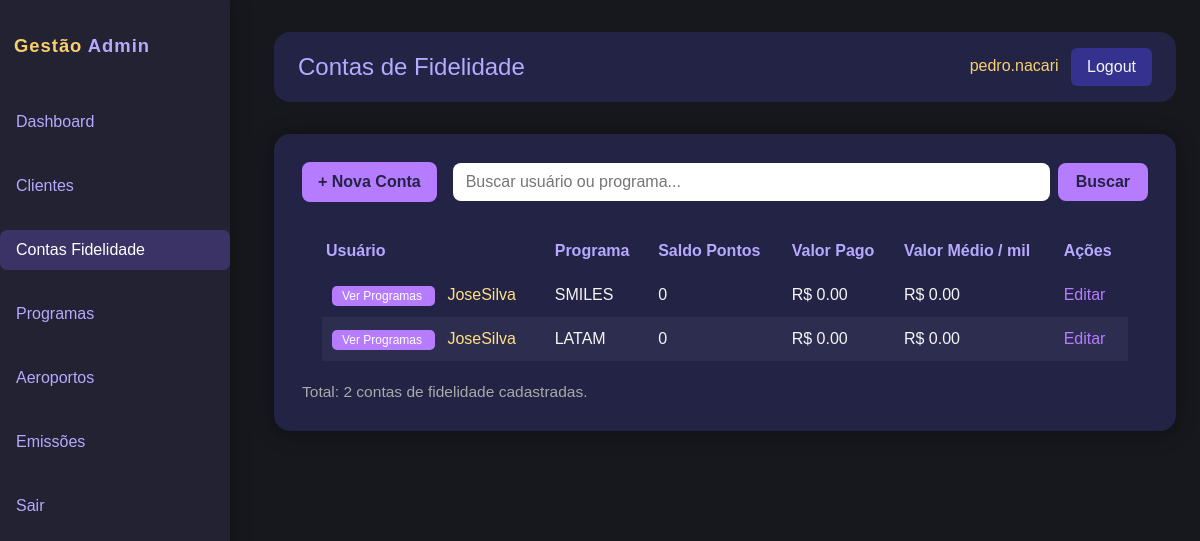
Before: /adm/contas/ (signed in) with the older database file.
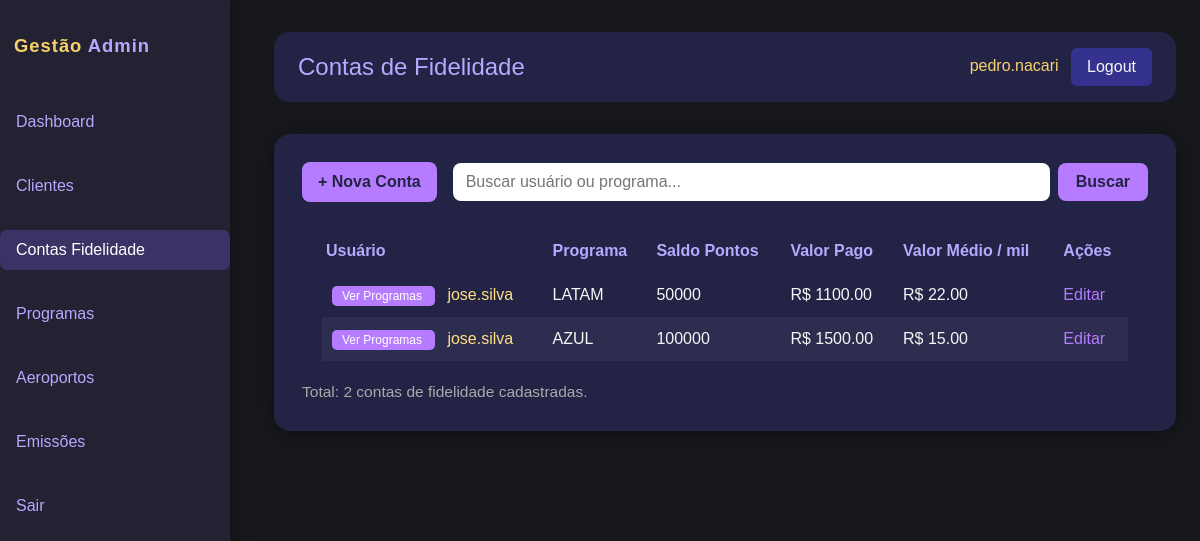
After: the same page with the newer database file.
### gestao/models.py (models this page shows, shortened)
class ContaFidelidade(models.Model):
    cliente = models.ForeignKey(Cliente, on_delete=models.CASCADE)
    programa = models.ForeignKey(ProgramaFidelidade, on_delete=models.CASCADE)
    @property
    def valor_medio_por_mil(self):
        saldo = self.saldo_pontos
        if saldo > 0:
            return float(self.valor_total_pago) / (saldo / 1000)
        return 0
    PERIODICIDADE_CLUBE = (
        ('nenhum', 'Nenhum'),
        ('mensal', 'Mensal'),
        ('trimestral', 'Trimestral'),
        ('semestral', 'Semestral'),
        ('anual', 'Anual'),
    )
    clube_periodicidade = models.CharField(
    max_length=12, choices=PERIODICIDADE_CLUBE, default='nenhum')
    pontos_clube_mes = models.IntegerField(default=0)
    valor_assinatura_clube = models.DecimalField(max_digits=10, decimal_places=2, default=0)
    data_inicio_clube = models.DateField(null=True, blank=True)
    validade = models.DateField(null=True, blank=True)
    @property
    def saldo_pontos(self):
        movs = self.movimentacoes.all()
        return sum(m.pontos for m in movs) if movs.exists() else 0
    @property
    def valor_total_pago(self):
        movs = self.movimentacoes.all()
        return sum(float(m.valor_pago) for m in movs) if movs.exists() else 0

class Cliente(models.Model):
    usuario = models.OneToOneField(User, on_delete=models.CASCADE, related_name='cliente_gestao')
    telefone = models.CharField(max_length=20, blank=True)
    data_nascimento = models.DateField(null=True, blank=True)
    cpf = models.CharField(max_length=14, default='000.000.000-00')
    PERFIS = (
        ('admin', 'Administrador'),
        ('operador', 'Operador'),
        ('cliente', 'Cliente'),
    )
    perfil = models.CharField(max_length=10, choices=PERFIS, default='cliente')
    observacoes = models.TextField(blank=True)
    ativo = models.BooleanField(default=True)

class ProgramaFidelidade(models.Model):
    nome = models.CharField(max_length=100)
    descricao = models.TextField(blank=True)
    preco_medio_milheiro = models.DecimalField(max_digits=10, decimal_places=2, default=0)

class Movimentacao(models.Model):
    conta = models.ForeignKey(ContaFidelidade, on_delete=models.CASCADE, related_name='movimentacoes')
    data = models.DateField()
    pontos = models.IntegerField()
    valor_pago = models.DecimalField(max_digits=10, decimal_places=2)
    descricao = models.CharField(max_length=255)

### gestao/views_admin.py (the view)
@login_required
@user_passes_test(admin_required)
def admin_contas(request):
    busca = request.GET.get("busca", "")
    contas = ContaFidelidade.objects.select_related("cliente__usuario", "programa")
    if busca:
        contas = contas.filter(
            Q(cliente__usuario__username__icontains=busca) |
            Q(cliente__usuario__first_name__icontains=busca) |
            Q(programa__nome__icontains=busca)
        )
    paginator = Paginator(contas, 20)
    page_number = request.GET.get("page")
    page_obj = paginator.get_page(page_number)
    return render(request, 'admin_custom/contas.html', {
        'page_obj': page_obj,
        'busca': busca,
        'total_contas': contas.count(),
    })

### gestao/views_admin.py (called while the page is built)
def admin_required(user):
    return user.is_staff or user.is_superuser

### gestao/templates/admin_custom/contas.html (shortened to what this page needs)
{% extends "admin_custom/base_admin.html" %}
{% block header_title %}Contas de Fidelidade{% endblock %}
{% block menu_contas %}active{% endblock %}
{% block content %}
    <div style="margin-bottom:1.2rem; display: flex; justify-content: space-between; align-items: center;">
        <a href="{% url 'admin_nova_conta' %}" style="background:#b67cff;color:#232345;padding:8px 16px;border-radius:8px;font-weight:bold;text-decoration:none;">
            + Nova Conta
        </a>
        <form method="get" style="display:flex;gap:8px;flex:1;margin-left:16px;">
            <input type="text" name="busca" value="{{ busca }}" placeholder="Buscar usuário ou programa..." style="flex:1;padding:7px 13px;border-radius:8px;border:none;">
            <button type="submit" style="padding:7px 18px;background:#b67cff;border:none;color:#232345;border-radius:8px;font-weight:bold;">Buscar</button>
        </form>
    </div>
    <div style="background:#232345;border-radius:12px;padding:8px 20px;">
        <table style="width:100%;border-collapse:collapse;">
            <thead>
                <tr style="color:#b6a9ff;">
                    <th style="padding:10px 4px;text-align:left;">Usuário</th>
                    <th>Programa</th>
                    <th>Saldo Pontos</th>
                    <th>Valor Pago</th>
                    <th>Valor Médio / mil</th>
                    <th>Ações</th>
                </tr>
            </thead>
            <tbody>
                {% for conta in page_obj %}
                <tr>
                    <td style="color:#ffe082;">
                        <a href="{% url 'admin_programas_do_cliente' conta.cliente.id %}"
                           style="margin-right:12px; background:#b67cff; color:#fff; padding:3px 10px; border-radius:5px; font-size:12px; text-decoration:none; font-weight:500; vertical-align:middle;">
                            Ver Programas
                        </a>
                        {{ conta.cliente.usuario.username }}
                    </td>
                    <td>{{ conta.programa.nome }}</td>
                    <td>{{ conta.saldo_pontos }}</td>
                    <td>R$ {{ conta.valor_total_pago|floatformat:2 }}</td>
                    <td>R$ {{ conta.valor_medio_por_mil|floatformat:2 }}</td>
                    <td>
                        <a href="{% url 'admin_editar_conta' conta.id %}" style="color:#b67cff;">Editar</a>
                    </td>
                </tr>
                {% empty %}
                <tr>
                    <td colspan="6" style="color:#fa7070;text-align:center;padding:2rem 0;">Nenhuma conta encontrada.</td>
                </tr>
                {% endfor %}
            </tbody>
        </table>
    </div>
    <div style="color:#aaa;font-size:0.97rem;margin-top:11px;">Total: {{ total_contas }} contas de fidelidade cadastradas.</div>
{% endblock %}

### gestao/templates/admin_custom/base_admin.html (shortened to what this page needs)
{% load static %}
<!DOCTYPE html>
<html lang="pt-br">
<head>
    <link rel="stylesheet" href="https://cdn.jsdelivr.net/npm/bootstrap@5.3.3/dist/css/bootstrap.min.css">
    <link rel="stylesheet" href="{% static 'gestao/admin_custom.css' %}">
</head>
<body>
    <div class="sidebar">
        <div style="color:#b6a9ff;font-weight:700;letter-spacing:1px;margin-bottom:30px;padding-left:14px;font-size:1.15rem;">
            <span style="color:#f8d16c">Gestão</span> Admin
        </div>
        <nav class="nav flex-column">
            <a class="nav-link {% block menu_dashboard %}{% endblock %}" href="{% url 'admin_dashboard' %}">Dashboard</a>
            <a class="nav-link {% block menu_clientes %}{% endblock %}" href="{% url 'admin_clientes' %}">Clientes</a>
            <a class="nav-link {% block menu_contas %}{% endblock %}" href="{% url 'admin_contas' %}">Contas Fidelidade</a>
            <a class="nav-link {% block menu_programas %}{% endblock %}" href="{% url 'admin_programas' %}">Programas</a>
            <a class="nav-link {% block menu_aeroportos %}{% endblock %}" href="{% url 'admin_aeroportos' %}">Aeroportos</a>
            <a class="nav-link {% block menu_emissoes %}{% endblock %}" href="{% url 'admin_emissoes' %}">Emissões</a>
            <a class="nav-link" href="{% url 'logout' %}">Sair</a>
        </nav>
    </div>
    <div class="content">
        <div class="admin-header">
            <h1>{% block header_title %}Painel Administrativo{% endblock %}</h1>
            <div>
                <span style="color:#f8d16c;">{{ request.user.get_full_name|default:request.user.username }}</span>
                <a href="{% url 'logout' %}" class="btn btn-logout ms-2">Logout</a>
            </div>
        </div>
        <div class="main-card">
            {% block content %}{% endblock %}
        </div>
    </div>
</body>
</html>

### gestao/static/gestao/admin_custom.css (style rules this page uses)
body { background-color: #1c1c3a; color: #ffffff; font-family: Arial, sans-serif; }
table { width: 100%; border-collapse: collapse; }
th, td { padding: 10px; }
th { background-color: #232345; color: #b6a9ff; }
tr:nth-child(even) { background-color: #2d2d50; }
a { color: #b67cff; text-decoration: none; }

### gestao/templates/admin_custom/base_admin.html (style rules this page uses)
body { background: #17181d; color: #f6f6f6; }
.sidebar { background: #222232; min-height: 100vh; padding-top: 2rem; position: fixed; width: 230px; left: 0; top: 0; box-shadow: 2px 0 18px #0004; }
.sidebar .nav-link { color: #b6a9ff; font-weight: 500; margin: 12px 0; }
.sidebar .nav-link.active, .sidebar .nav-link:hover { color: #fff; background: #3b3366; border-radius: 7px; }
.content { margin-left: 250px; padding: 32px 24px 24px 24px; }
.admin-header { background: #232345; padding: 16px 24px; border-radius: 16px; display: flex; justify-content: space-between; align-items: center; }
.admin-header h1 { color: #b6a9ff; margin: 0; font-size: 1.5rem; }
.btn-logout { background: #35318e; color: #f6f6f6; border: none; border-radius: 6px; padding: 7px 16px; }
.main-card { background: #232345; border-radius: 16px; box-shadow: 0 2px 20px #0006; padding: 28px; margin-top: 32px; }

Changed rows visible on the page:
removed ContaFidelidade: cliente.usuario.username "JoseSilva", programa.nome "LATAM", saldo_pontos "0", valor_total_pago "0.00", valor_medio_por_mil "0.00"
added ContaFidelidade: cliente.usuario.username "jose.silva", programa.nome "LATAM", saldo_pontos "50000", valor_total_pago "1100.00", valor_medio_por_mil "22.00"
changed ContaFidelidade: cliente.usuario.username "JoseSilva" → "jose.silva"; programa.nome "SMILES" → "AZUL"; saldo_pontos "0" → "100000"; valor_total_pago "0.00" → "1500.00"; valor_medio_por_mil "0.00" → "15.00"
